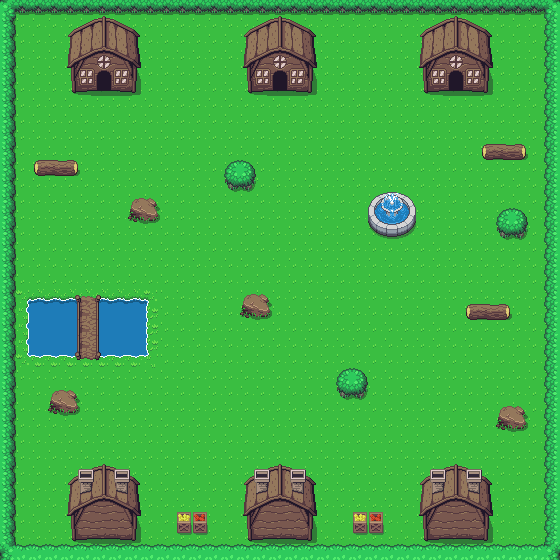

This is a level from a 2D game, rendered from its Tiled map with the project's own tilesets. A one-line summary and the map file follow, with tile-layer data summarised:
An orthogonal 35x35 tile map with 16x16 px tiles, 5 tile layers (Background, Mapa, AdornosBack, AdornosFront, ...), 2 tilesets and 26 objects.

<map version="1.2" tiledversion="1.3.1" orientation="orthogonal" renderorder="right-down" compressionlevel="0" width="35" height="35" tilewidth="16" tileheight="16" infinite="0" nextlayerid="9" nextobjectid="49">
 <tileset firstgid="1" source="Tilesets/Overworld.tsx" />
 <tileset firstgid="1441" source="Tilesets/Objects.tsx" />
 <layer id="1" name="Background" width="35" height="35">
  <data>[1225 cells, 1225 non-empty, 10 distinct tile ids]</data>
 </layer>
 <layer id="2" name="Mapa" width="35" height="35">
  <data>[1225 cells, 61 non-empty, 22 distinct tile ids]</data>
 </layer>
 <layer id="6" name="AdornosBack" width="35" height="35">
  <data>[1225 cells, 324 non-empty, 76 distinct tile ids]</data>
 </layer>
 <layer id="7" name="AdornosFront" width="35" height="35">
  <data>[1225 cells, 0 non-empty, 0 distinct tile ids]</data>
 </layer>
 <layer id="5" name="Foreground" width="35" height="35">
  <data>[1225 cells, 0 non-empty, 0 distinct tile ids]</data>
 </layer>
 <objectgroup id="4" name="Colisiones">
  <object id="8" x="486.182" y="154.349">
   <polygon points="0,0 35.4545,0.0594806 40,-2.49818 39.6364,-7.61353 35.9091,-10.2307 0.0909091,-10.3496 -3.81818,-7.79196 -4.09091,-2.61714" />
  </object>
  <object id="9" x="469.152" y="317.362">
   <polygon points="0,0 35.4545,0.0766234 40,-3.21818 39.6364,-9.80782 35.9091,-13.1793 0.0909091,-13.3325 -3.81818,-10.0377 -4.09091,-3.37143" />
  </object>
  <object id="10" x="38.163" y="171.341">
   <polygon points="0,0 35.4545,0.0651948 40,-2.73818 39.6364,-8.34496 35.9091,-11.2135 0.0909091,-11.3439 -3.81818,-8.54053 -4.09091,-2.86857" />
  </object>
  <object id="11" x="128.125" y="219">
   <polygon points="0,0 6.25,2.625 8.875,2.875 10.375,1 15.875,2.75 26.75,2.5 30,0.25 30.125,-4.75 28.875,-8.875 29,-14.5 28.125,-16.75 22.5,-21.25 18.25,-20.125 16.125,-21.25 10,-21 6.75,-20.125 4,-17.625 2.625,-13.625 0,-1.125" />
  </object>
  <object id="12" x="239.958" y="314.958">
   <polygon points="0,0 6.25,2.625 8.875,2.875 10.375,1 15.875,2.75 26.75,2.5 30,0.25 30.125,-4.75 28.875,-8.875 29,-14.5 28.125,-16.75 22.5,-21.25 18.25,-20.125 16.125,-21.25 10,-21 6.75,-20.125 4,-17.625 2.625,-13.625 0,-1.125" />
  </object>
  <object id="13" x="47.9375" y="411">
   <polygon points="0,0 6.25,2.625 8.875,2.875 10.375,1 15.875,2.75 26.75,2.5 30,0.25 30.125,-4.75 28.875,-8.875 29,-14.5 28.125,-16.75 22.5,-21.25 18.25,-20.125 16.125,-21.25 10,-21 6.75,-20.125 4,-17.625 2.625,-13.625 0,-1.125" />
  </object>
  <object id="14" x="496.208" y="427.104">
   <polygon points="0,0 6.25,2.625 8.875,2.875 10.375,1 15.875,2.75 26.75,2.5 30,0.25 30.125,-4.75 28.875,-8.875 29,-14.5 28.125,-16.75 22.5,-21.25 18.25,-20.125 16.125,-21.25 10,-21 6.75,-20.125 4,-17.625 2.625,-13.625 0,-1.125" />
  </object>
  <object id="15" x="336" y="380.124">
   <polygon points="0,0 0.9375,4.36803 3.75,8.16631 6.0625,9.7331 9.875,9.78058 25.875,9.87554 28,8.26127 29.8125,5.36508 31.875,0.569742 32,-1.61427 31,-5.46003 24.875,-10.7302 18.9375,-12.2495 13,-12.202 7,-10.5877 2.8125,-7.64405 1.125,-5.41255" />
  </object>
  <object id="16" x="223.884" y="172.852">
   <polygon points="0,0 0.9375,4.56545 3.75,8.53541 6.0625,10.173 9.875,10.2226 25.875,10.3219 28,8.63466 29.8125,5.60756 31.875,0.595494 32,-1.68723 31,-5.70681 24.875,-11.2151 18.9375,-12.8031 13,-12.7535 7,-11.0663 2.8125,-7.98954 1.125,-5.65719" />
  </object>
  <object id="17" x="496.034" y="220.883">
   <polygon points="0,0 0.9375,4.56545 3.75,8.53541 6.0625,10.173 9.875,10.2226 25.875,10.3219 28,8.63466 29.8125,5.60756 31.875,0.595494 32,-1.68723 31,-5.70681 24.875,-11.2151 18.9375,-12.8031 13,-12.7535 7,-11.0663 2.8125,-7.98954 1.125,-5.65719" />
  </object>
  <object id="20" x="353.182" y="512.182" width="13.7273" height="11.1591" />
  <object id="21" x="369.045" y="512.136" width="13.7273" height="11.4773" />
  <object id="24" x="27.2727" y="298.727" width="49.8182" height="49.9432" />
  <object id="25" x="99.0909" y="299.455" width="48.7273" height="49.7159" />
  <object id="26" x="177.205" y="512.489" width="13.7273" height="11.0227" />
  <object id="27" x="193.068" y="512.443" width="13.7273" height="11.4546" />
  <object id="29" x="72.25" y="528.083">
   <polygon points="0,0 63.25,0 64.75,-20.5505 68.625,-20.5505 65.75,-46.6581 67.625,-46.5533 67.625,-48.0212 59.875,-54.1025 57.875,-54.1025 57.875,-59.974 43.875,-60.0789 31.875,-63.9583 20.125,-60.1837 5.875,-60.0789 5.875,-53.9976 3.875,-54.2073 -4.125,-48.3357 -4.125,-46.4484 -2.25,-46.4484 -5.375,-20.8651 -1.25,-20.4457" />
  </object>
  <object id="30" x="248.25" y="527.75">
   <polygon points="0,0 63.25,0 64.75,-20.3631 68.625,-20.3631 65.75,-46.2326 67.625,-46.1287 67.625,-47.5832 59.875,-53.609 57.875,-53.609 57.875,-59.427 43.875,-59.5309 31.875,-63.375 20.125,-59.6348 5.875,-59.5309 5.875,-53.5051 3.875,-53.7129 -4.125,-47.8949 -4.125,-46.0248 -2.25,-46.0248 -5.375,-20.6748 -1.25,-20.2592" />
  </object>
  <object id="31" x="424.25" y="527.75">
   <polygon points="0,0 63.25,0 64.75,-20.3631 68.625,-20.3631 65.75,-46.2326 67.625,-46.1287 67.625,-47.5832 59.875,-53.609 57.875,-53.609 57.875,-59.427 43.875,-59.5309 31.875,-63.375 20.125,-59.6348 5.875,-59.5309 5.875,-53.5051 3.875,-53.7129 -4.125,-47.8949 -4.125,-46.0248 -2.25,-46.0248 -5.375,-20.6748 -1.25,-20.2592" />
  </object>
  <object id="36" x="15.3333" y="543.5">
   <polyline points="0,0 528.417,0 528.417,-541.083 0,-541.083 0,-15.4595 0,-0.236187" />
  </object>
  <object id="38" x="72.25" y="91.5072">
   <polygon points="0,0 23.875,0.367775 23.75,-11.2784 24.125,-16.4273 28.875,-20.1051 34.5,-20.2276 38.5,-16.3047 38.75,-0.122592 63.375,-0.367775 64.25,-54.5534 31.75,-73.6777 -1.75,-54.5534" />
  </object>
  <object id="40" x="248.727" y="92.1899">
   <polygon points="0,0 23.875,0.366872 23.75,-11.2508 24.125,-16.387 28.875,-20.0557 34.5,-20.178 38.5,-16.2647 38.75,-0.122291 63.375,-0.366872 64.25,-54.4194 31.75,-73.4968 -1.75,-54.4194" />
  </object>
  <object id="41" x="425.091" y="92.0063">
   <polygon points="0,0 23.875,0.368679 23.75,-11.3061 24.125,-16.4676 28.875,-20.1544 34.5,-20.2773 38.5,-16.3447 38.75,-0.122893 63.375,-0.368679 64.25,-54.6873 31.75,-73.8586 -1.75,-54.6873" />
  </object>
  <object id="45" x="368.75" y="206.75">
   <polygon points="0,0 -0.5,9.5 8,19.25 17,22.5 28,23.25 39.5,19.25 45.5,10.25 46.25,0 39.25,-9.75 27.75,-13.5 15.5,-13.75 8.5,-11.75" />
  </object>
  <object id="46" x="77" y="349.125">
   <polyline points="0,0 -0.125,7.75 0.125,0.125" />
  </object>
  <object id="47" x="99" y="349.5">
   <polyline points="0,0 0,7.875 0,0.125" />
  </object>
 </objectgroup>
 <objectgroup id="8" name="Interacciones" />
</map>
